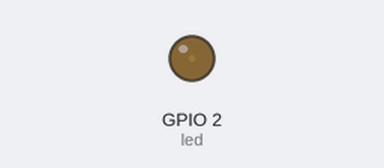
A program run on a simulated ESP32 board running MicroPython. Parts: output pins drawn as LEDs (lit = HIGH).

Above: at 0.05 s.
At 0.5 s:
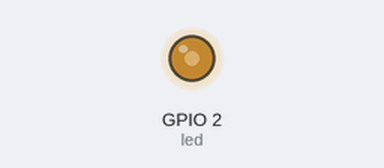
At 0.95 s:
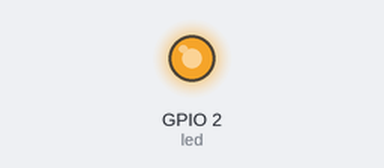
At 1.8 s:
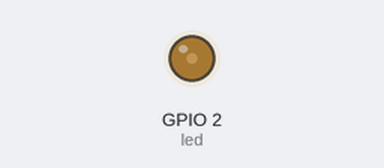
Timing chart, 0 to 4.7 s (numbered marks = the images above):
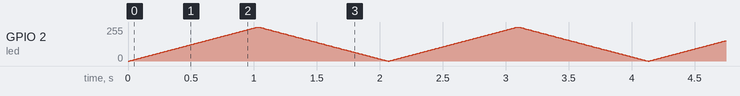

The program:

exemplo3_servo.py
```python
# Exemplo 3: Controle de brilho com PWM
# Este código usa PWM para aumentar e diminuir o brilho de um LED gradualmente.
# Mostra como controlar intensidade de sinais analógicos simulados.

import machine
import time

led = machine.PWM(machine.Pin(2))
led.freq(1000)

while True:
    for duty in range(0, 1024, 10):  # Aumenta brilho
        led.duty(duty)
        time.sleep(0.01)
    for duty in range(1023, -1, -10):  # Diminui brilho
        led.duty(duty)
        time.sleep(0.01)
```
